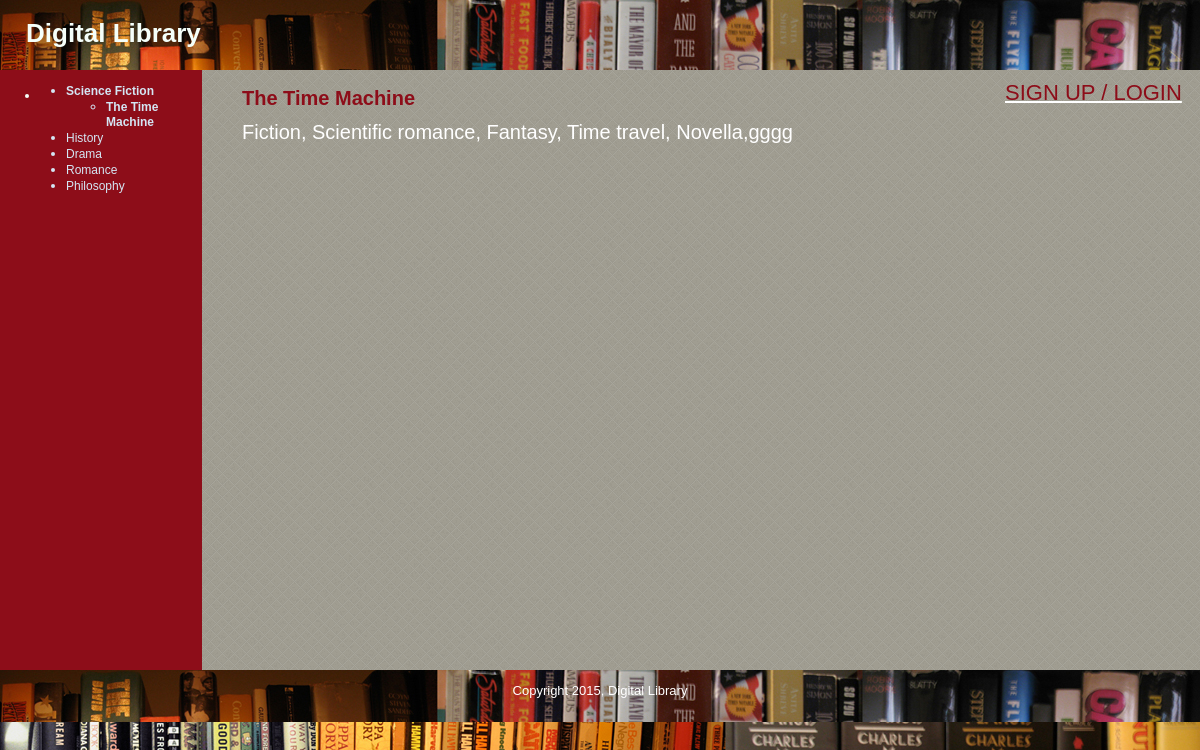
Screenshot of /digital_library_project/public/index.php?category=1 with the database file from the repository.
### tables this page shows
CREATE TABLE IF NOT EXISTS `yb_category` (
  `id` int(11) NOT NULL AUTO_INCREMENT,
  `category_name` varchar(255) DEFAULT NULL,
  `visible` int(11) DEFAULT NULL,
  `position` int(3) NOT NULL,
  PRIMARY KEY (`id`)
);

CREATE TABLE IF NOT EXISTS `yb_books` (
  `id` int(11) NOT NULL AUTO_INCREMENT,
  `category_id` int(11) NOT NULL,
  `category_name` varchar(255) NOT NULL,
  `author_name` varchar(255) DEFAULT NULL,
  `release_date` datetime DEFAULT CURRENT_TIMESTAMP,
  `visible` tinyint(4) NOT NULL,
  `content` text NOT NULL,
  `listing_id` int(11) DEFAULT NULL,
  `image_location` varchar(255) DEFAULT NULL,
  `date_created_on` datetime DEFAULT CURRENT_TIMESTAMP,
  `created_by` int(11) DEFAULT NULL,
  `modified_by` int(11) DEFAULT NULL,
  `date_modified_on` datetime DEFAULT CURRENT_TIMESTAMP,
  PRIMARY KEY (`id`)
);

### digital_library_project/public/index.php (the view, shortened to what this page needs)
<?php require_once("../includes/db_connection.php"); ?>
<?php require_once("../includes/functions.php"); ?>
<?php include("../includes/layouts/header.php"); ?>
<?php find_selected_book(true); ?>
<div id="main">
  <div id="navigation">
		<?php echo public_navigation($current_category, $current_book); ?>
  </div>
  <div id="page">
		<?php if ($current_book) { ?>
			<h2><?php echo htmlentities($current_book["category_name"]); ?></h2>
			<?php echo nl2br(htmlentities($current_book["content"])); ?>
		<?php } else { ?>
			<p>Welcome!</p>
		<?php }?>
  </div>
</div>
<?php include("../includes/layouts/footer.php"); ?>

### digital_library_project/includes/functions.php (shortened to what this page needs)
<?php
	function find_all_category($public=true) {
		global $connection;
		$query  = "SELECT * ";
		$query .= "FROM yb_category ";
		if ($public) {
			$query .= "WHERE visible = 1 ";
		}
		$query .= "ORDER BY position ASC";
		$category_set = mysqli_query($connection, $query);
		return $category_set;
	}
	function find_books_for_category($category_id, $public=true) {
		global $connection;
		$safe_category_id = mysqli_real_escape_string($connection, $category_id);
		$query  = "SELECT * ";
		$query .= "FROM yb_books ";
		$query .= "WHERE category_id = {$safe_category_id} ";
		if ($public) {
			$query .= "AND visible = 1 ";
		}
		$book_set = mysqli_query($connection, $query);
		return $book_set;
	}
	function find_category_by_id($category_id, $public=true) {
		global $connection;
		$safe_category_id = mysqli_real_escape_string($connection, $category_id);
		$query  = "SELECT * ";
		$query .= "FROM yb_category ";
		$query .= "WHERE id = {$safe_category_id} ";
		if ($public) {
			$query .= "AND visible = 1 ";
		}
		$query .= "LIMIT 1";
		$category_set = mysqli_query($connection, $query);
		if($category = mysqli_fetch_assoc($category_set)) {
			return $category;
		} else {
			return null;
		}
	}
	function find_default_book_for_category($category_id) {
		$book_set = find_books_for_category($category_id);
		if($first_book = mysqli_fetch_assoc($book_set)) {
			return $first_book;
		} else {
			return null;
		}
	}
	function find_selected_book($public=false) {
		if (isset($_GET["category"])) {
			$current_category = find_category_by_id($_GET["category"], $public);
			if ($current_category && $public) {
				$current_book = find_default_book_for_category($current_category["id"]);
			} else {
				$current_book = null;
			}
		} elseif (isset($_GET["book"])) {
			$current_category = null;
			$current_book = find_book_by_id($_GET["book"], $public);
		} else {
			$current_category = null;
			$current_book = null;
		}
	}
	function public_navigation($category_array, $book_array) {
		$output = "<ul class=\"category\">";
		$category_set = find_all_category();
		while($category = mysqli_fetch_assoc($category_set)) {
			$output .= "<li";
			if ($category_array && $category["id"] == $category_array["id"]) {
				$output .= " class=\"selected\"";
			}
			$output .= ">";
			$output .= "<a href=\"index.php?category=";
			$output .= urlencode($category["id"]);
			$output .= "\">";
			$output .= htmlentities($category["category_name"]);
			$output .= "</a>";
			if ($category_array["id"] == $category["id"] ||
					$book_array["category_id"] == $category["id"]) {
				$book_set = find_books_for_category($category["id"]);
				$output .= "<ul class=\"books\">";
				while($book = mysqli_fetch_assoc($book_set)) {
					$output .= "<li";
					if ($book_array && $book["id"] == $book_array["id"]) {
						$output .= " class=\"selected\"";
					}
					$output .= ">";
					$output .= "<a href=\"index.php?book=";
					$output .= urlencode($book["id"]);
					$output .= "\">";
					$output .= htmlentities($book["category_name"]);
					$output .= "</a></li>";
				}
				$output .= "</ul>";
			}
			$output .= "</li>";
		}
		$output .= "</ul>";
		return $output;
	}
?>

### digital_library_project/public/stylesheets/public.css (style rules this page uses)
html { height: 100%; width: 100%; }
body { width: 100%; height: 100%; margin: 0; padding: 0; border: 0; font-family: Verdana, Arial, Helvetica, sans-serif; font-size: 13px; line-height: 15px; background-image: url("../images/book.jpg"); color: mintcream; }
a { color: white; font-size: 20px; line-height: 134%; }
#main { height: 600px; width: 100%; margin: 0; padding: 0; background: #A09D91; background-image: url("../images/cross-lines.png"); }
#navigation { float: left; width: 150px; height: 100%; margin: 0; padding: 0 2em; color: #D4E6F4; background: #8D0D19; }
#navigation a { color: #D4E6F4; text-decoration: none; font-size: 12px; }
.selected { font-weight: bold; }
#page { float: left; height: 100%; padding-left: 2em; vertical-align: top; color: white; font-size: 20px; line-height: 85%; }
#page h2 { color: #8D0D19; margin-top: 1em; font-size: 20px; }

### rows the page displays
yb_category: value "Science Fiction"
yb_books: value "The Time Machine", category_name "The Time Machine", content "Fiction, Scientific romance, Fantasy, Time travel, Novella,gggg"
yb_category: value "History"
yb_category: value "Drama"
yb_category: value "Romance"
yb_category: value "Philosophy"
